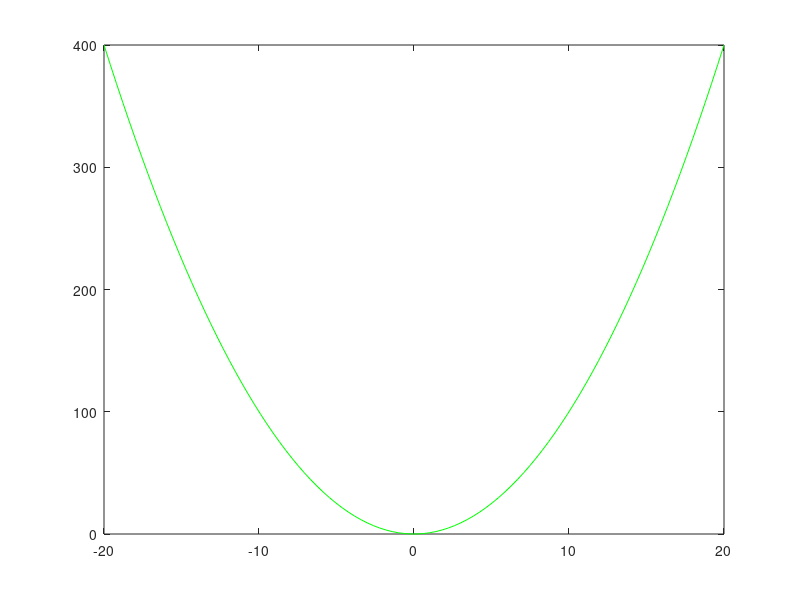

Reproduce this figure in MATLAB. (Note: this script raises an error after producing the figure.)
close all; clear all; clc;
  x = linspace(-20,20,100)';
  y_ideal = x.*x;
  x_noise = [];
  y_noise = [];
  for i=1:5
    x_noise = [x_noise; (randn(length(x), 1)*3) + x];
    y_noise = [y_noise; (randn(length(y_ideal), 1)*3) + y_ideal];
  endfor
  plot(x,y_ideal, 'g');
  hold on;
  y_LocalConst = kernel_estimator(x, x_noise, y_noise, 3, 7);
  plot(x,y_LocalConst, 'r');
  hold on;
  A = eye(size(x_noise, 2), size(x_noise, 2));
  y_LocalLinear = kernel_localStructuredRegr(x, x_noise, y_noise, 3, 3, A);
  plot(x,y_LocalLinear, 'b');
  hold on;
